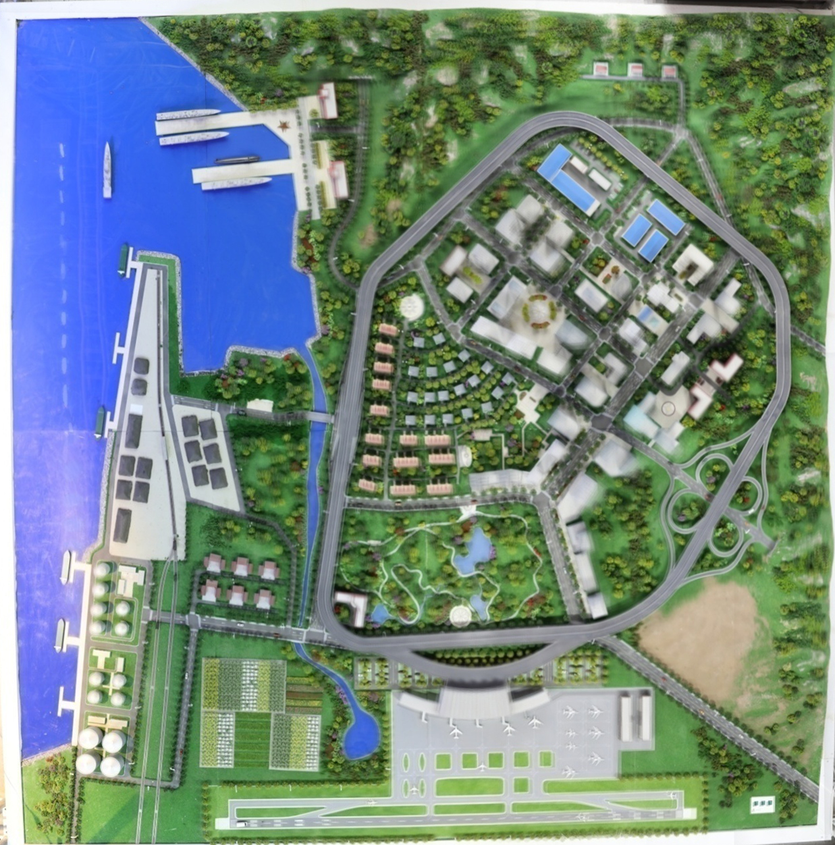
#> input picture match/map.png, 835 x 845 px, shrunk from 1268 x 1283 before the run
$ python test.py
#> lines starting #> are read from the running program, lines starting #| are printed output that depends on the picture; after the words box and inside, x2 and y2 are one past the last pixel; in counts of white or black regions, pixels touching at a corner belong together
import cv2

img = cv2.imread("match/map.png")
#> img is the input picture: shape (845, 835, 3); mean B, G, R 131.2, 137.5, 116.9
xmin = 10
xmax = 100
ymin = 10
ymax = 20
cv2.rectangle(img, (xmin, ymin), (xmax, ymax),
              (0, 0, 255), thickness=3)
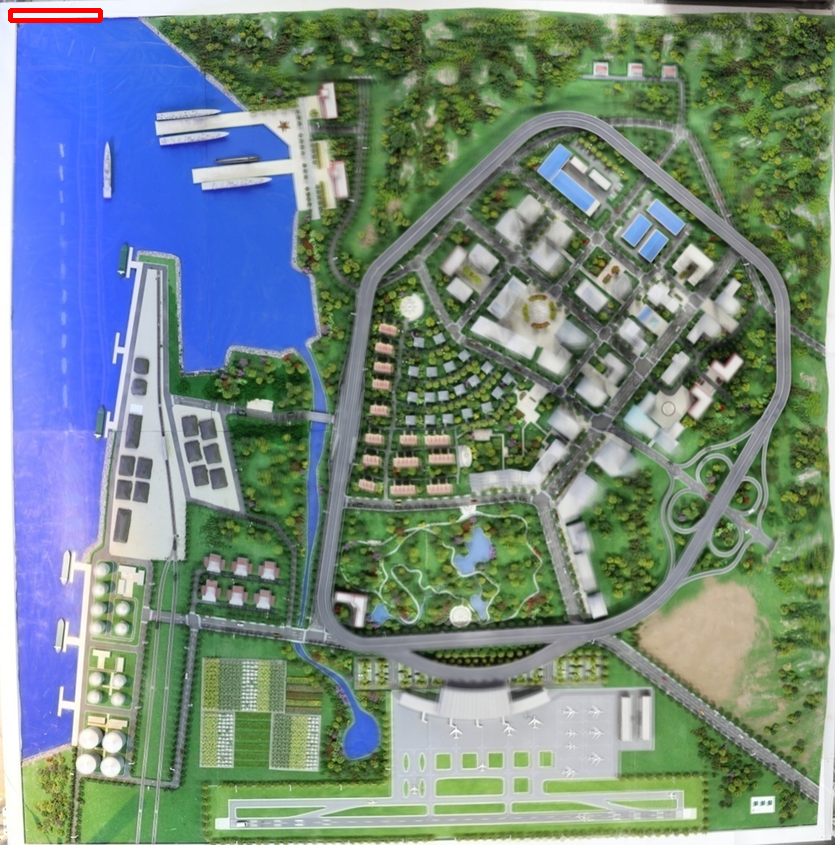
#> img: shape (845, 835, 3); 0.14% of pixels changed, all inside (x1, y1, x2, y2) = (8, 8, 103, 23)
cv2.namedWindow('test')
cv2.imshow('test', img[ymin:ymax, xmin:xmax])

cv2.waitKey()
